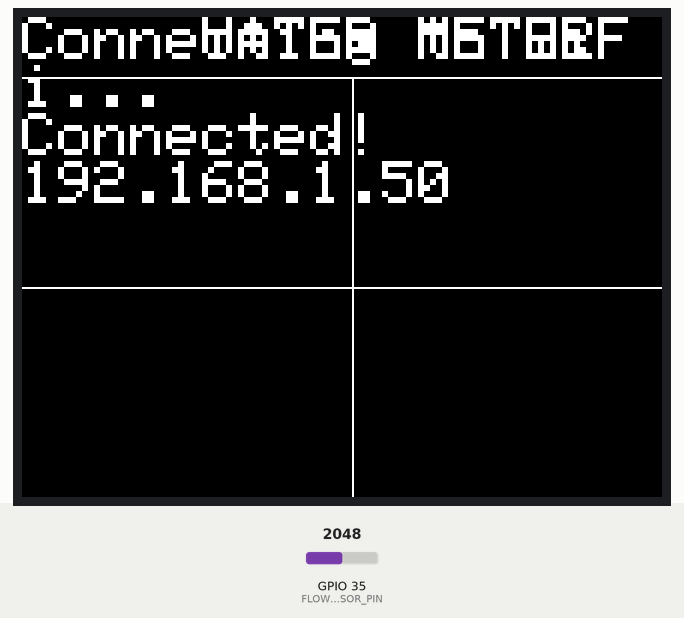
The sketch below on a simulated ESP32. On the bench: 320×240 colour display. Inputs (shaded band) come from the test bench; at power-on: GPIO 35 (FLOW_SENSOR_PIN) = 2048. WiFi joins after 1.5 s; servers stay silent unless stated; uploads are accepted with an empty reply.

Above: at 1.8 s.
At 4.9 s:
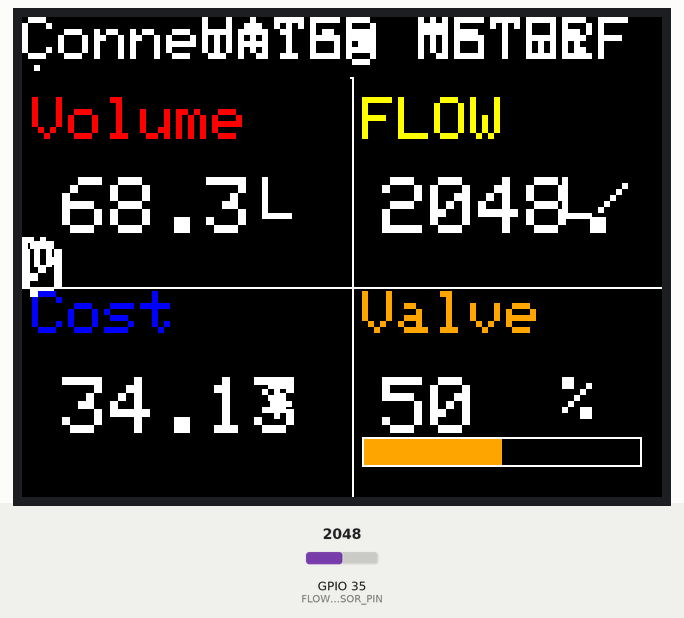
5.0 s: GPIO 35 (FLOW_SENSOR_PIN) set to 2866
At 7.0 s:
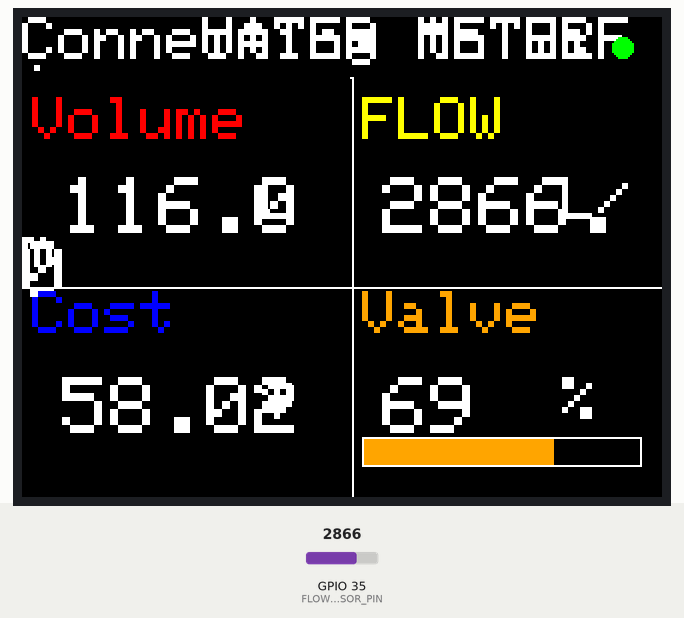
9.3 s: GPIO 35 (FLOW_SENSOR_PIN) set to 0
At 9.9 s:
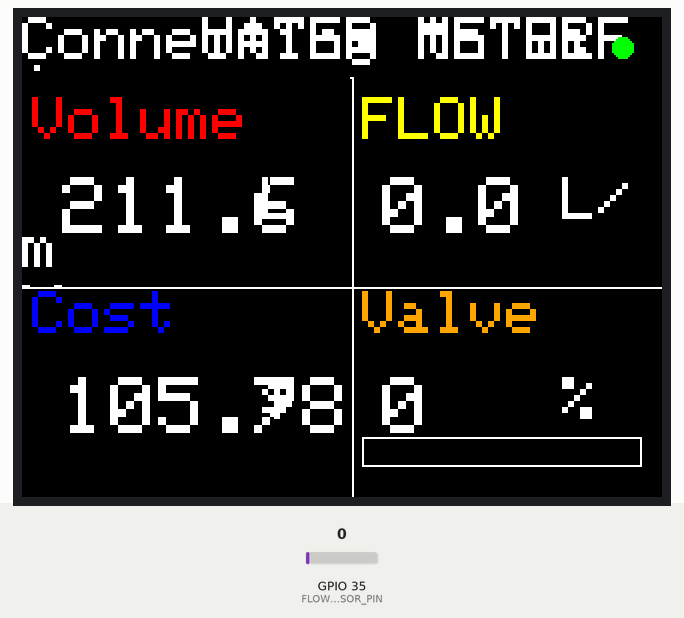
10.9 s: GPIO 35 (FLOW_SENSOR_PIN) set to 240
At 12.4 s:
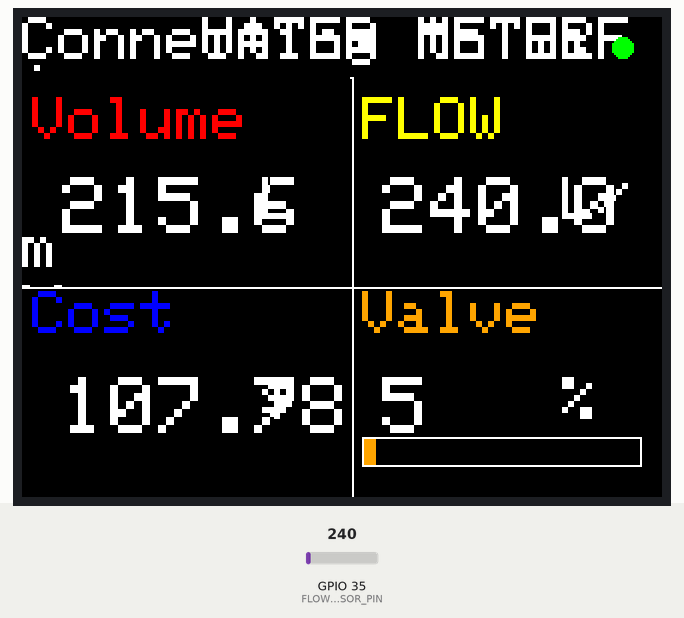
Timing chart, 0 to 13.9 s (numbered marks = the images above; inputs shaded):
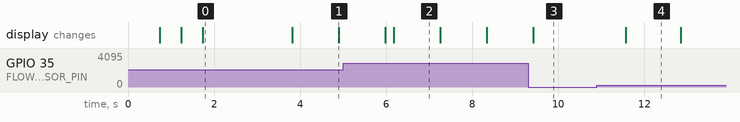

The sketch:

sketch_oct19c.ino
```cpp
#include <M5Stack.h>
#include <WiFi.h>
#include <HTTPClient.h>
#include <ArduinoJson.h>

// WiFi credentials
const char* ssid = "karis";
const char* password = "password";

// Raspberry Pi server address (replace with your Pi's IP address)
const char* serverUrl = "http://192.168.1.100:5000/data";

// Pin definitions
const int FLOW_SENSOR_PIN = 35;  // Analog input pin for flow sensor

// Variables for water measurement
float totalVolume = 0.0;
float flowRate = 0.0;
float monthlyCost = 0.0;
int valveOpenPercent = 100;

// Variables for connection status
bool isWifiConnected = false;
unsigned long lastSendTime = 0;
const unsigned long sendInterval = 5000; // Send every 5 seconds

void drawValveBar(int percent) {
    int barWidth = 140;
    int barHeight = 15;
    int startX = 170;
    int startY = 210;

    // Draw empty bar outline
    M5.Lcd.drawRect(startX, startY, barWidth, barHeight, WHITE);

    // Calculate filled width based on percentage
    int fillWidth = (percent * (barWidth - 2)) / 100;

    // Clear previous fill
    M5.Lcd.fillRect(startX + 1, startY + 1, barWidth - 2, barHeight - 2, BLACK);

    // Draw new fill
    M5.Lcd.fillRect(startX + 1, startY + 1, fillWidth, barHeight - 2, ORANGE);
}

void updateDisplay() {
    // Clear display areas
    M5.Lcd.fillRect(0,30,164,104,BLACK);
    M5.Lcd.fillRect(166,30,164,104,BLACK);
    M5.Lcd.fillRect(0,136,164,104,BLACK);
    M5.Lcd.fillRect(166,136,164,104,BLACK);

    // First quadrant - Volume
    M5.Lcd.setCursor(5, 40);
    M5.Lcd.setTextColor(RED);
    M5.Lcd.setTextSize(3);
    M5.Lcd.println("Volume");
    M5.Lcd.setCursor(20,80);
    M5.Lcd.setTextColor(WHITE);
    M5.Lcd.setTextSize(4);
    M5.Lcd.printf("%.1f", totalVolume);
    M5.Lcd.setCursor(120,80);
    M5.Lcd.setTextSize(3);
    M5.Lcd.println("L");

    // Second quadrant - Flow Rate
    M5.Lcd.setCursor(170,40);
    M5.Lcd.setTextColor(YELLOW);
    M5.Lcd.setTextSize(3);
    M5.Lcd.println("FLOW");
    M5.Lcd.setCursor(180,80);
    M5.Lcd.setTextColor(WHITE);
    M5.Lcd.setTextSize(4);
    M5.Lcd.printf("%.1f", flowRate);
    M5.Lcd.setCursor(270,80);
    M5.Lcd.setTextSize(3);
    M5.Lcd.println("L/m");

    // Third quadrant - Cost
    M5.Lcd.setCursor(5,137);
    M5.Lcd.setTextColor(BLUE);
    M5.Lcd.setTextSize(3);
    M5.Lcd.println("Cost");
    M5.Lcd.setCursor(20,180);
    M5.Lcd.setTextColor(WHITE);
    M5.Lcd.setTextSize(4);
    M5.Lcd.printf("%.2f", monthlyCost);
    M5.Lcd.setCursor(120,180);
    M5.Lcd.setTextSize(3);
    M5.Lcd.println("$");

    // Fourth quadrant - Valve
    M5.Lcd.setCursor(170,137);
    M5.Lcd.setTextColor(ORANGE);
    M5.Lcd.setTextSize(3);
    M5.Lcd.println("Valve");
    M5.Lcd.setCursor(180,180);
    M5.Lcd.setTextColor(WHITE);
    M5.Lcd.setTextSize(4);
    M5.Lcd.print(valveOpenPercent);
    M5.Lcd.setCursor(270,180);
    M5.Lcd.setTextSize(3);
    M5.Lcd.println("%");

    // Draw valve position bar
    drawValveBar(valveOpenPercent);
}

void setupWiFi() {
    WiFi.begin(ssid, password);
    M5.Lcd.setCursor(0, 0);
    M5.Lcd.print("Connecting to WiFi");

    int attempts = 0;
    while (WiFi.status() != WL_CONNECTED && attempts < 20) {
        delay(500);
        M5.Lcd.print(".");
        attempts++;
    }

    if (WiFi.status() == WL_CONNECTED) {
        isWifiConnected = true;
        M5.Lcd.println("\nConnected!");
        M5.Lcd.println(WiFi.localIP().toString());
    } else {
        M5.Lcd.println("\nFailed to connect!");
    }
    delay(2000);
}

void sendDataToPi() {
    if (!isWifiConnected || WiFi.status() != WL_CONNECTED) {
        return;
    }

    // Create JSON document
    StaticJsonDocument<200> doc;
    doc["total_volume"] = totalVolume;
    doc["flow_rate"] = flowRate;
    doc["monthly_cost"] = monthlyCost;
    doc["valve_percent"] = valveOpenPercent;

    // Serialize JSON to string
    String jsonString;
    serializeJson(doc, jsonString);

    // Send HTTP POST request
    HTTPClient http;
    http.begin(serverUrl);
    http.addHeader("Content-Type", "application/json");

    int httpResponseCode = http.POST(jsonString);

    if (httpResponseCode > 0) {
        String response = http.getString();
        // Small indicator for successful send
        M5.Lcd.fillCircle(300, 15, 5, GREEN);
    } else {
        // Indicator for failed send
        M5.Lcd.fillCircle(300, 15, 5, RED);
    }

    http.end();
}

void setup() {
    M5.begin();
    M5.Power.begin();

    // Initialize analog pin
    pinMode(FLOW_SENSOR_PIN, INPUT);

    // Initialize display
    M5.Lcd.fillScreen(BLACK);
    M5.Lcd.setCursor(90, 0);
    M5.Lcd.setTextColor(WHITE);
    M5.Lcd.setTextSize(3);
    M5.Lcd.println("WATER METER");

    // Draw layout lines
    M5.Lcd.drawLine(0, 135, 360, 135, WHITE);
    M5.Lcd.drawLine(165, 30, 165, 240, WHITE);
    M5.Lcd.drawLine(0, 30, 360, 30, WHITE);

    // Connect to WiFi
    setupWiFi();
}

void loop() {
    // Read flow rate directly from analog pin 35
    flowRate = analogRead(FLOW_SENSOR_PIN);

    // Map the flow rate to valve opening percentage (0-4095 maps to 0-100%)
    valveOpenPercent = map(flowRate, 0, 4095, 0, 100);
    valveOpenPercent = constrain(valveOpenPercent, 0, 100);

    // Update total volume (assuming flowRate represents L/min)
    totalVolume += (flowRate / 60.0);

    // Update monthly cost
    monthlyCost = totalVolume * 0.5;

    // Update display
    updateDisplay();

    // Send data to Raspberry Pi every 5 seconds
    unsigned long currentTime = millis();
    if (currentTime - lastSendTime >= sendInterval) {
        sendDataToPi();
        lastSendTime = currentTime;
    }

    delay(1000);
}
```

Measured:
- after the input at 10.9 s, the display: changes after 0.67 s (image 4)
- what the display in image 0 shows lasts 2.1 s, from 1.7 s to 3.8 s
- what the display in image 2 shows lasts 1.1 s, from 6.2 s to 7.3 s
- what the display in image 4 shows lasts 1.2 s, from 11.6 s to 12.8 s
